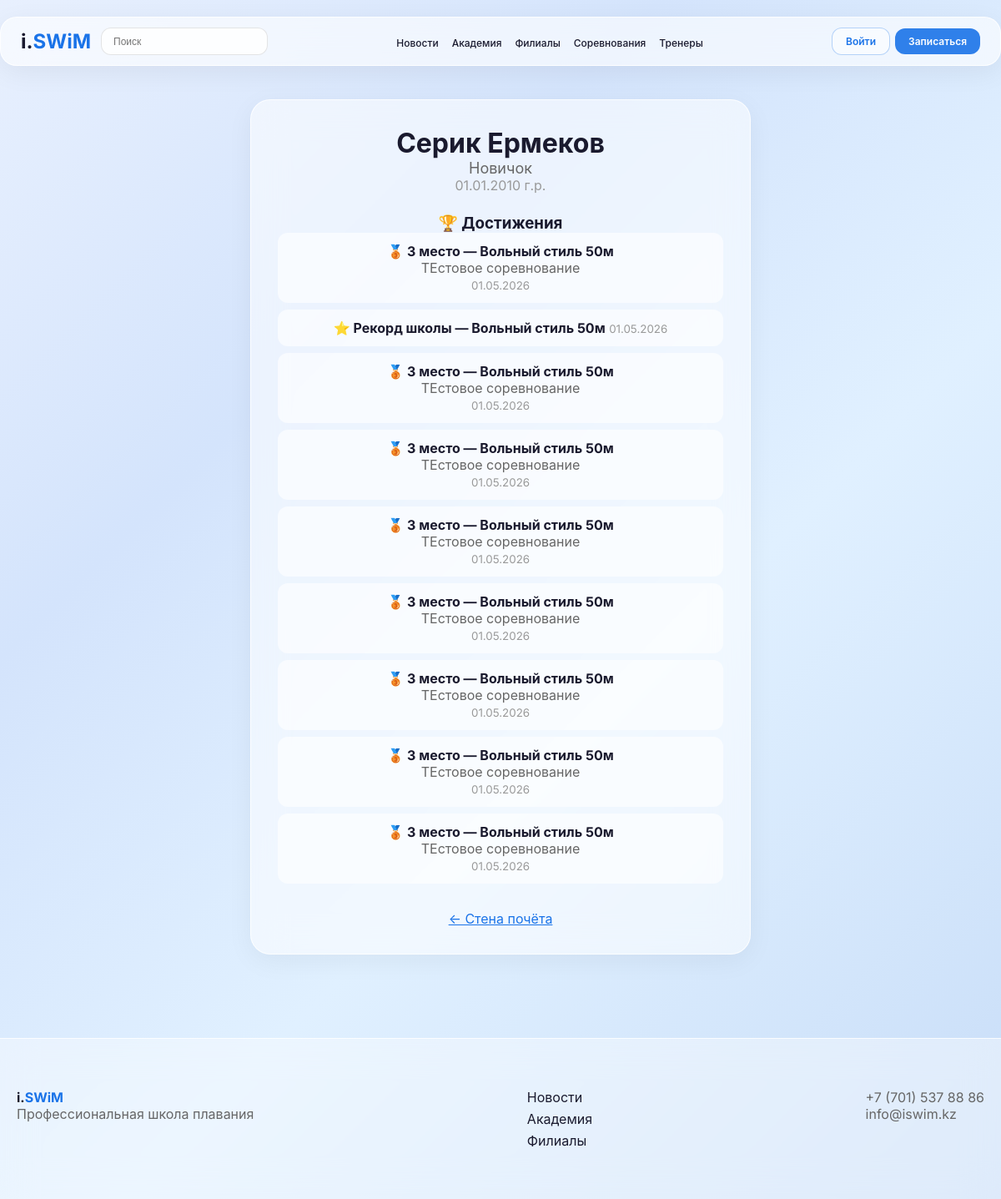
Screenshot of /athlete/ермеков_серик_2010/ with the database file from the repository.
### users/models.py (models this page shows, shortened)
class AthleteProfile(models.Model):
    LEVEL_CHOICES = [
        ('beginner', 'Новичок'),
        ('amateur', 'Любитель'),
        ('advanced', 'Продвинутый'),
        ('pro', 'Профессионал'),
    ]
    user = models.OneToOneField(User, on_delete=models.CASCADE, related_name='athlete_profile', verbose_name='Пользователь')
    birth_date = models.DateField(verbose_name='Дата рождения')
    swimming_level = models.CharField(max_length=20, choices=LEVEL_CHOICES, default='beginner', verbose_name='Уровень')
    gender = models.CharField(max_length=1, choices=[("M", "Мужчина"), ("F", "Женщина")], default="M", verbose_name="Пол")
    medical_notes = models.TextField(blank=True, verbose_name='Мед. противопоказания')
    parent_contact = models.CharField(max_length=20, blank=True, verbose_name='Контакт родителя')
    class Meta:
        verbose_name = 'Спортсмен'
        verbose_name_plural = 'Спортсмены'

class User(AbstractUser):
    middle_name = models.CharField(max_length=50, blank=True, verbose_name='Отчество')
    phone = models.CharField(max_length=20, blank=True, verbose_name='Телефон')
    avatar = models.ImageField(upload_to='avatars/', blank=True, verbose_name='Аватар')
    class Meta:
        verbose_name = 'Пользователь'
        verbose_name_plural = 'Пользователи'

class Achievement(models.Model):
    ACHIEVEMENT_TYPES = [
        ('record', 'Рекорд школы'),
        ('medal', 'Медаль'),
        ('rank', 'Разряд'),
        ('other', 'Другое'),
    ]
    athlete = models.ForeignKey(AthleteProfile, on_delete=models.CASCADE, related_name='achievements', verbose_name='Спортсмен')
    title = models.CharField(max_length=200, verbose_name='Название')
    achievement_type = models.CharField(max_length=20, choices=ACHIEVEMENT_TYPES, verbose_name='Тип')
    description = models.TextField(blank=True, verbose_name='Описание')
    competition = models.CharField(max_length=200, blank=True, verbose_name='Соревнование')
    date = models.DateField(verbose_name='Дата')
    created_at = models.DateTimeField(auto_now_add=True, verbose_name='Создано')
    class Meta:
        verbose_name = 'Достижение'
        verbose_name_plural = 'Достижения'
        ordering = ['-date']

### users/views.py (the view)
# urls.py: path('athlete/<str:username>/', PublicAthleteView.as_view(), name='public_athlete'),
class PublicAthleteView(DetailView):
    model = AthleteProfile
    template_name = 'users/public_athlete.html'
    context_object_name = 'athlete'
    slug_field = 'user__username'
    slug_url_kwarg = 'username'
    def get_context_data(self, **kwargs):
        ctx = super().get_context_data(**kwargs)
        ctx['achievements'] = self.object.achievements.all()
        return ctx

### users/templates/users/public_athlete.html (shortened to what this page needs)
{% extends 'core/base.html' %}
{% block content %}
<div class="container">
    <div class="glass-card" style="max-width:600px;margin:0 auto;text-align:center;">
        <h1 style="font-weight:700;">{{ athlete.user.get_full_name }}</h1>
        <p style="color:#666;font-size:18px;">{{ athlete.get_swimming_level_display }}</p>
        <p style="color:#999;">{{ athlete.birth_date|date:"d.m.Y" }} г.р.</p>
        {% if athlete.achievements.all %}
            <h3 style="font-weight:700;margin-top:24px;">🏆 Достижения</h3>
            {% for achievement in athlete.achievements.all %}
                <div style="background:rgba(255,255,255,0.6);border-radius:12px;padding:12px;margin-bottom:8px;">
                    <strong>{{ achievement.title }}</strong>
                    {% if achievement.competition %}<p style="color:#666;margin:0;">{{ achievement.competition }}</p>{% endif %}
                    <small style="color:#999;">{{ achievement.date|date:"d.m.Y" }}</small>
                </div>
            {% endfor %}
        {% endif %}
        <a href="{% url 'wall_of_fame' %}" style="display:inline-block;margin-top:24px;color:#1a73e8;">← Стена почёта</a>
    </div>
</div>
{% endblock %}

### core/templates/core/base.html (style rules this page uses)
* { margin: 0; padding: 0; box-sizing: border-box; }
body { font-family: 'Inter', -apple-system, BlinkMacSystemFont, sans-serif; background: linear-gradient(135deg, #e8f0fe 0%, #d4e4fc 30%, #e0f0ff 60%, #c8ddf8 100%); background-attachment: fixed; min-height: 100vh; color: #1a1a2e; }
.container { max-width: 1200px; margin: 0 auto; padding: 20px; }
.glass-card { background: rgba(255,255,255,0.55); backdrop-filter: blur(20px); border: 1px solid rgba(255,255,255,0.8); border-radius: 24px; padding: 32px; box-shadow: 0 8px 32px rgba(0,0,0,0.05); }

### rows the page displays
AthleteProfile: user.get_full_name "Серик Ермеков", swimming_level "Новичок", birth_date "01.01.2010"
Achievement: title "🥉 3 место — Вольный стиль 50м", competition "ТЕстовое соревнование", date "01.05.2026"
Achievement: title "⭐ Рекорд школы — Вольный стиль 50м", date "01.05.2026"
Achievement: title "🥉 3 место — Вольный стиль 50м", competition "ТЕстовое соревнование", date "01.05.2026"
Achievement: title "🥉 3 место — Вольный стиль 50м", competition "ТЕстовое соревнование", date "01.05.2026"
Achievement: title "🥉 3 место — Вольный стиль 50м", competition "ТЕстовое соревнование", date "01.05.2026"
Achievement: title "🥉 3 место — Вольный стиль 50м", competition "ТЕстовое соревнование", date "01.05.2026"
Achievement: title "🥉 3 место — Вольный стиль 50м", competition "ТЕстовое соревнование", date "01.05.2026"
Achievement: title "🥉 3 место — Вольный стиль 50м", competition "ТЕстовое соревнование", date "01.05.2026"
Achievement: title "🥉 3 место — Вольный стиль 50м", competition "ТЕстовое соревнование", date "01.05.2026"
